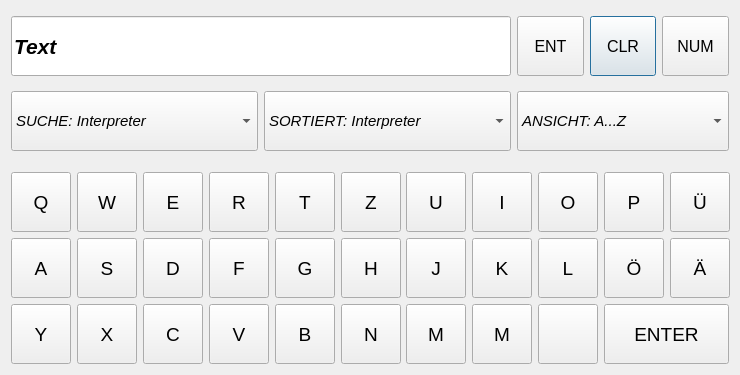
<?xml version="1.0" encoding="UTF-8"?>
<ui version="4.0">
 <class>Keyboard</class>
 <widget class="QDialog" name="Keyboard">
  <property name="geometry">
   <rect>
    <x>0</x>
    <y>0</y>
    <width>740</width>
    <height>375</height>
   </rect>
  </property>
  <property name="sizePolicy">
   <sizepolicy hsizetype="Fixed" vsizetype="Fixed">
    <horstretch>0</horstretch>
    <verstretch>0</verstretch>
   </sizepolicy>
  </property>
  <property name="minimumSize">
   <size>
    <width>740</width>
    <height>375</height>
   </size>
  </property>
  <property name="maximumSize">
   <size>
    <width>16777214</width>
    <height>16777215</height>
   </size>
  </property>
  <property name="sizeIncrement">
   <size>
    <width>0</width>
    <height>10</height>
   </size>
  </property>
  <property name="baseSize">
   <size>
    <width>100</width>
    <height>100</height>
   </size>
  </property>
  <property name="mouseTracking">
   <bool>true</bool>
  </property>
  <property name="tabletTracking">
   <bool>true</bool>
  </property>
  <property name="focusPolicy">
   <enum>Qt::StrongFocus</enum>
  </property>
  <property name="contextMenuPolicy">
   <enum>Qt::NoContextMenu</enum>
  </property>
  <property name="windowTitle">
   <string>Tastatur</string>
  </property>
  <property name="autoFillBackground">
   <bool>false</bool>
  </property>
  <property name="sizeGripEnabled">
   <bool>false</bool>
  </property>
  <layout class="QGridLayout" name="gridLayout_3">
   <item row="0" column="0">
    <layout class="QGridLayout" name="gridLayout_2">
     <property name="topMargin">
      <number>5</number>
     </property>
     <property name="bottomMargin">
      <number>15</number>
     </property>
     <property name="horizontalSpacing">
      <number>6</number>
     </property>
     <property name="verticalSpacing">
      <number>15</number>
     </property>
     <item row="0" column="3">
      <widget class="QPushButton" name="pushButton_2">
       <property name="sizePolicy">
        <sizepolicy hsizetype="Fixed" vsizetype="Fixed">
         <horstretch>0</horstretch>
         <verstretch>0</verstretch>
        </sizepolicy>
       </property>
       <property name="minimumSize">
        <size>
         <width>60</width>
         <height>60</height>
        </size>
       </property>
       <property name="baseSize">
        <size>
         <width>40</width>
         <height>40</height>
        </size>
       </property>
       <property name="font">
        <font>
         <pointsize>12</pointsize>
        </font>
       </property>
       <property name="text">
        <string>CLR</string>
       </property>
      </widget>
     </item>
     <item row="0" column="0" colspan="2">
      <widget class="QLineEdit" name="lineEdit">
       <property name="sizePolicy">
        <sizepolicy hsizetype="Expanding" vsizetype="Fixed">
         <horstretch>0</horstretch>
         <verstretch>0</verstretch>
        </sizepolicy>
       </property>
       <property name="minimumSize">
        <size>
         <width>500</width>
         <height>60</height>
        </size>
       </property>
       <property name="font">
        <font>
         <pointsize>16</pointsize>
         <weight>75</weight>
         <italic>true</italic>
         <bold>true</bold>
        </font>
       </property>
       <property name="text">
        <string>Text</string>
       </property>
      </widget>
     </item>
     <item row="0" column="2">
      <widget class="QPushButton" name="pushButton">
       <property name="sizePolicy">
        <sizepolicy hsizetype="Fixed" vsizetype="Fixed">
         <horstretch>0</horstretch>
         <verstretch>0</verstretch>
        </sizepolicy>
       </property>
       <property name="minimumSize">
        <size>
         <width>60</width>
         <height>60</height>
        </size>
       </property>
       <property name="baseSize">
        <size>
         <width>40</width>
         <height>40</height>
        </size>
       </property>
       <property name="font">
        <font>
         <pointsize>12</pointsize>
        </font>
       </property>
       <property name="text">
        <string>ENT</string>
       </property>
      </widget>
     </item>
     <item row="0" column="4">
      <widget class="QPushButton" name="pushButton_35">
       <property name="sizePolicy">
        <sizepolicy hsizetype="Fixed" vsizetype="Fixed">
         <horstretch>0</horstretch>
         <verstretch>0</verstretch>
        </sizepolicy>
       </property>
       <property name="minimumSize">
        <size>
         <width>60</width>
         <height>60</height>
        </size>
       </property>
       <property name="baseSize">
        <size>
         <width>40</width>
         <height>40</height>
        </size>
       </property>
       <property name="font">
        <font>
         <pointsize>12</pointsize>
        </font>
       </property>
       <property name="text">
        <string>NUM</string>
       </property>
      </widget>
     </item>
     <item row="1" column="0">
      <widget class="QComboBox" name="comboBox">
       <property name="sizePolicy">
        <sizepolicy hsizetype="Expanding" vsizetype="Fixed">
         <horstretch>0</horstretch>
         <verstretch>0</verstretch>
        </sizepolicy>
       </property>
       <property name="minimumSize">
        <size>
         <width>180</width>
         <height>60</height>
        </size>
       </property>
       <property name="font">
        <font>
         <pointsize>11</pointsize>
         <italic>true</italic>
        </font>
       </property>
       <item>
        <property name="text">
         <string>SUCHE: Interpreter</string>
        </property>
       </item>
       <item>
        <property name="text">
         <string>SUCHE: Album</string>
        </property>
       </item>
       <item>
        <property name="text">
         <string>SUCHE: Genre</string>
        </property>
       </item>
       <item>
        <property name="text">
         <string>SUCHE: Jahr</string>
        </property>
       </item>
       <item>
        <property name="text">
         <string>SUCHE: Import</string>
        </property>
       </item>
      </widget>
     </item>
     <item row="1" column="1">
      <widget class="QComboBox" name="comboBox_2">
       <property name="sizePolicy">
        <sizepolicy hsizetype="Expanding" vsizetype="Fixed">
         <horstretch>0</horstretch>
         <verstretch>0</verstretch>
        </sizepolicy>
       </property>
       <property name="minimumSize">
        <size>
         <width>180</width>
         <height>60</height>
        </size>
       </property>
       <property name="font">
        <font>
         <pointsize>11</pointsize>
         <italic>true</italic>
        </font>
       </property>
       <item>
        <property name="text">
         <string>SORTIERT: Interpreter</string>
        </property>
       </item>
       <item>
        <property name="text">
         <string>SORTIERT: Album</string>
        </property>
       </item>
       <item>
        <property name="text">
         <string>SORTIERT: Genre</string>
        </property>
       </item>
       <item>
        <property name="text">
         <string>SORTIERT: Jahr</string>
        </property>
       </item>
       <item>
        <property name="text">
         <string>SORTIERT: Import</string>
        </property>
       </item>
       <item>
        <property name="text">
         <string>SORTIERT: Zufällig</string>
        </property>
       </item>
      </widget>
     </item>
     <item row="1" column="2" colspan="3">
      <widget class="QComboBox" name="comboBox_3">
       <property name="sizePolicy">
        <sizepolicy hsizetype="Expanding" vsizetype="Fixed">
         <horstretch>0</horstretch>
         <verstretch>0</verstretch>
        </sizepolicy>
       </property>
       <property name="minimumSize">
        <size>
         <width>40</width>
         <height>60</height>
        </size>
       </property>
       <property name="baseSize">
        <size>
         <width>90</width>
         <height>40</height>
        </size>
       </property>
       <property name="font">
        <font>
         <pointsize>11</pointsize>
         <italic>true</italic>
        </font>
       </property>
       <item>
        <property name="text">
         <string>ANSICHT: A...Z</string>
        </property>
       </item>
       <item>
        <property name="text">
         <string>ANSICHT: Z...A</string>
        </property>
       </item>
      </widget>
     </item>
    </layout>
   </item>
   <item row="1" column="0">
    <layout class="QGridLayout" name="gridLayout">
     <item row="1" column="10">
      <widget class="QPushButton" name="pushButton_24">
       <property name="sizePolicy">
        <sizepolicy hsizetype="Expanding" vsizetype="Expanding">
         <horstretch>0</horstretch>
         <verstretch>0</verstretch>
        </sizepolicy>
       </property>
       <property name="minimumSize">
        <size>
         <width>60</width>
         <height>60</height>
        </size>
       </property>
       <property name="baseSize">
        <size>
         <width>40</width>
         <height>40</height>
        </size>
       </property>
       <property name="font">
        <font>
         <pointsize>14</pointsize>
        </font>
       </property>
       <property name="text">
        <string>Ä</string>
       </property>
      </widget>
     </item>
     <item row="0" column="9">
      <widget class="QPushButton" name="pushButton_12">
       <property name="sizePolicy">
        <sizepolicy hsizetype="Expanding" vsizetype="Expanding">
         <horstretch>0</horstretch>
         <verstretch>0</verstretch>
        </sizepolicy>
       </property>
       <property name="minimumSize">
        <size>
         <width>60</width>
         <height>60</height>
        </size>
       </property>
       <property name="baseSize">
        <size>
         <width>40</width>
         <height>40</height>
        </size>
       </property>
       <property name="font">
        <font>
         <pointsize>14</pointsize>
        </font>
       </property>
       <property name="text">
        <string>P</string>
       </property>
      </widget>
     </item>
     <item row="2" column="3">
      <widget class="QPushButton" name="pushButton_28">
       <property name="sizePolicy">
        <sizepolicy hsizetype="Expanding" vsizetype="Expanding">
         <horstretch>0</horstretch>
         <verstretch>0</verstretch>
        </sizepolicy>
       </property>
       <property name="minimumSize">
        <size>
         <width>60</width>
         <height>60</height>
        </size>
       </property>
       <property name="baseSize">
        <size>
         <width>40</width>
         <height>40</height>
        </size>
       </property>
       <property name="font">
        <font>
         <pointsize>14</pointsize>
        </font>
       </property>
       <property name="text">
        <string>V</string>
       </property>
      </widget>
     </item>
     <item row="2" column="2">
      <widget class="QPushButton" name="pushButton_27">
       <property name="sizePolicy">
        <sizepolicy hsizetype="Expanding" vsizetype="Expanding">
         <horstretch>0</horstretch>
         <verstretch>0</verstretch>
        </sizepolicy>
       </property>
       <property name="minimumSize">
        <size>
         <width>60</width>
         <height>60</height>
        </size>
       </property>
       <property name="baseSize">
        <size>
         <width>40</width>
         <height>40</height>
        </size>
       </property>
       <property name="font">
        <font>
         <pointsize>14</pointsize>
        </font>
       </property>
       <property name="text">
        <string>C</string>
       </property>
      </widget>
     </item>
     <item row="1" column="3">
      <widget class="QPushButton" name="pushButton_17">
       <property name="sizePolicy">
        <sizepolicy hsizetype="Expanding" vsizetype="Expanding">
         <horstretch>0</horstretch>
         <verstretch>0</verstretch>
        </sizepolicy>
       </property>
       <property name="minimumSize">
        <size>
         <width>60</width>
         <height>60</height>
        </size>
       </property>
       <property name="baseSize">
        <size>
         <width>40</width>
         <height>40</height>
        </size>
       </property>
       <property name="font">
        <font>
         <pointsize>14</pointsize>
        </font>
       </property>
       <property name="text">
        <string>F</string>
       </property>
      </widget>
     </item>
     <item row="2" column="0">
      <widget class="QPushButton" name="pushButton_25">
       <property name="sizePolicy">
        <sizepolicy hsizetype="Expanding" vsizetype="Expanding">
         <horstretch>0</horstretch>
         <verstretch>0</verstretch>
        </sizepolicy>
       </property>
       <property name="minimumSize">
        <size>
         <width>60</width>
         <height>60</height>
        </size>
       </property>
       <property name="baseSize">
        <size>
         <width>40</width>
         <height>40</height>
        </size>
       </property>
       <property name="font">
        <font>
         <pointsize>14</pointsize>
        </font>
       </property>
       <property name="text">
        <string>Y</string>
       </property>
      </widget>
     </item>
     <item row="2" column="4">
      <widget class="QPushButton" name="pushButton_29">
       <property name="sizePolicy">
        <sizepolicy hsizetype="Expanding" vsizetype="Expanding">
         <horstretch>0</horstretch>
         <verstretch>0</verstretch>
        </sizepolicy>
       </property>
       <property name="minimumSize">
        <size>
         <width>60</width>
         <height>60</height>
        </size>
       </property>
       <property name="baseSize">
        <size>
         <width>40</width>
         <height>40</height>
        </size>
       </property>
       <property name="font">
        <font>
         <pointsize>14</pointsize>
        </font>
       </property>
       <property name="text">
        <string>B</string>
       </property>
      </widget>
     </item>
     <item row="2" column="5">
      <widget class="QPushButton" name="pushButton_30">
       <property name="sizePolicy">
        <sizepolicy hsizetype="Expanding" vsizetype="Expanding">
         <horstretch>0</horstretch>
         <verstretch>0</verstretch>
        </sizepolicy>
       </property>
       <property name="minimumSize">
        <size>
         <width>60</width>
         <height>60</height>
        </size>
       </property>
       <property name="baseSize">
        <size>
         <width>40</width>
         <height>40</height>
        </size>
       </property>
       <property name="font">
        <font>
         <pointsize>14</pointsize>
        </font>
       </property>
       <property name="text">
        <string>N</string>
       </property>
      </widget>
     </item>
     <item row="0" column="4">
      <widget class="QPushButton" name="pushButton_7">
       <property name="sizePolicy">
        <sizepolicy hsizetype="Expanding" vsizetype="Expanding">
         <horstretch>0</horstretch>
         <verstretch>0</verstretch>
        </sizepolicy>
       </property>
       <property name="minimumSize">
        <size>
         <width>60</width>
         <height>60</height>
        </size>
       </property>
       <property name="baseSize">
        <size>
         <width>40</width>
         <height>40</height>
        </size>
       </property>
       <property name="font">
        <font>
         <pointsize>14</pointsize>
        </font>
       </property>
       <property name="text">
        <string>T</string>
       </property>
      </widget>
     </item>
     <item row="0" column="1">
      <widget class="QPushButton" name="pushButton_4">
       <property name="sizePolicy">
        <sizepolicy hsizetype="Expanding" vsizetype="Expanding">
         <horstretch>0</horstretch>
         <verstretch>0</verstretch>
        </sizepolicy>
       </property>
       <property name="minimumSize">
        <size>
         <width>60</width>
         <height>60</height>
        </size>
       </property>
       <property name="baseSize">
        <size>
         <width>40</width>
         <height>40</height>
        </size>
       </property>
       <property name="font">
        <font>
         <pointsize>14</pointsize>
        </font>
       </property>
       <property name="text">
        <string>W</string>
       </property>
      </widget>
     </item>
     <item row="1" column="9">
      <widget class="QPushButton" name="pushButton_23">
       <property name="sizePolicy">
        <sizepolicy hsizetype="Expanding" vsizetype="Expanding">
         <horstretch>0</horstretch>
         <verstretch>0</verstretch>
        </sizepolicy>
       </property>
       <property name="minimumSize">
        <size>
         <width>60</width>
         <height>60</height>
        </size>
       </property>
       <property name="baseSize">
        <size>
         <width>40</width>
         <height>40</height>
        </size>
       </property>
       <property name="font">
        <font>
         <pointsize>14</pointsize>
        </font>
       </property>
       <property name="text">
        <string>Ö</string>
       </property>
      </widget>
     </item>
     <item row="0" column="8">
      <widget class="QPushButton" name="pushButton_11">
       <property name="sizePolicy">
        <sizepolicy hsizetype="Expanding" vsizetype="Expanding">
         <horstretch>0</horstretch>
         <verstretch>0</verstretch>
        </sizepolicy>
       </property>
       <property name="minimumSize">
        <size>
         <width>60</width>
         <height>60</height>
        </size>
       </property>
       <property name="baseSize">
        <size>
         <width>40</width>
         <height>40</height>
        </size>
       </property>
       <property name="font">
        <font>
         <pointsize>14</pointsize>
        </font>
       </property>
       <property name="text">
        <string>O</string>
       </property>
      </widget>
     </item>
     <item row="1" column="1">
      <widget class="QPushButton" name="pushButton_15">
       <property name="sizePolicy">
        <sizepolicy hsizetype="Expanding" vsizetype="Expanding">
         <horstretch>0</horstretch>
         <verstretch>0</verstretch>
        </sizepolicy>
       </property>
       <property name="minimumSize">
        <size>
         <width>60</width>
         <height>60</height>
        </size>
       </property>
       <property name="baseSize">
        <size>
         <width>40</width>
         <height>40</height>
        </size>
       </property>
       <property name="font">
        <font>
         <pointsize>14</pointsize>
        </font>
       </property>
       <property name="text">
        <string>S</string>
       </property>
      </widget>
     </item>
     <item row="0" column="5">
      <widget class="QPushButton" name="pushButton_8">
       <property name="sizePolicy">
        <sizepolicy hsizetype="Expanding" vsizetype="Expanding">
         <horstretch>0</horstretch>
         <verstretch>0</verstretch>
        </sizepolicy>
       </property>
       <property name="minimumSize">
        <size>
         <width>60</width>
         <height>60</height>
        </size>
       </property>
       <property name="baseSize">
        <size>
         <width>40</width>
         <height>40</height>
        </size>
       </property>
       <property name="font">
        <font>
         <pointsize>14</pointsize>
        </font>
       </property>
       <property name="text">
        <string>Z</string>
       </property>
      </widget>
     </item>
     <item row="2" column="7">
      <widget class="QPushButton" name="pushButton_32">
       <property name="sizePolicy">
        <sizepolicy hsizetype="Expanding" vsizetype="Expanding">
         <horstretch>0</horstretch>
         <verstretch>0</verstretch>
        </sizepolicy>
       </property>
       <property name="minimumSize">
        <size>
         <width>60</width>
         <height>60</height>
        </size>
       </property>
       <property name="baseSize">
        <size>
         <width>40</width>
         <height>40</height>
        </size>
       </property>
       <property name="font">
        <font>
         <pointsize>14</pointsize>
        </font>
       </property>
       <property name="text">
        <string>M</string>
       </property>
      </widget>
     </item>
     <item row="1" column="2">
      <widget class="QPushButton" name="pushButton_16">
       <property name="sizePolicy">
        <sizepolicy hsizetype="Expanding" vsizetype="Expanding">
         <horstretch>0</horstretch>
         <verstretch>0</verstretch>
        </sizepolicy>
       </property>
       <property name="minimumSize">
        <size>
         <width>60</width>
         <height>60</height>
        </size>
       </property>
       <property name="baseSize">
        <size>
         <width>40</width>
         <height>40</height>
        </size>
       </property>
       <property name="font">
        <font>
         <pointsize>14</pointsize>
        </font>
       </property>
       <property name="text">
        <string>D</string>
       </property>
      </widget>
     </item>
     <item row="1" column="8">
      <widget class="QPushButton" name="pushButton_22">
       <property name="sizePolicy">
        <sizepolicy hsizetype="Expanding" vsizetype="Expanding">
         <horstretch>0</horstretch>
         <verstretch>0</verstretch>
        </sizepolicy>
       </property>
       <property name="minimumSize">
        <size>
         <width>60</width>
         <height>60</height>
        </size>
       </property>
       <property name="baseSize">
        <size>
         <width>40</width>
         <height>40</height>
        </size>
       </property>
       <property name="font">
        <font>
         <pointsize>14</pointsize>
        </font>
       </property>
       <property name="text">
        <string>L</string>
       </property>
      </widget>
     </item>
     <item row="1" column="5">
      <widget class="QPushButton" name="pushButton_19">
       <property name="sizePolicy">
        <sizepolicy hsizetype="Expanding" vsizetype="Expanding">
         <horstretch>0</horstretch>
         <verstretch>0</verstretch>
        </sizepolicy>
       </property>
       <property name="minimumSize">
        <size>
         <width>60</width>
         <height>60</height>
        </size>
       </property>
       <property name="baseSize">
        <size>
         <width>40</width>
         <height>40</height>
        </size>
       </property>
       <property name="font">
        <font>
         <pointsize>14</pointsize>
        </font>
       </property>
       <property name="text">
        <string>H</string>
       </property>
      </widget>
     </item>
     <item row="0" column="7">
      <widget class="QPushButton" name="pushButton_10">
       <property name="sizePolicy">
        <sizepolicy hsizetype="Expanding" vsizetype="Expanding">
         <horstretch>0</horstretch>
         <verstretch>0</verstretch>
        </sizepolicy>
       </property>
       <property name="minimumSize">
        <size>
         <width>60</width>
         <height>60</height>
        </size>
       </property>
       <property name="baseSize">
        <size>
         <width>40</width>
         <height>40</height>
        </size>
       </property>
       <property name="font">
        <font>
         <pointsize>14</pointsize>
        </font>
       </property>
       <property name="text">
        <string>I</string>
       </property>
      </widget>
     </item>
     <item row="1" column="4">
      <widget class="QPushButton" name="pushButton_18">
       <property name="sizePolicy">
        <sizepolicy hsizetype="Expanding" vsizetype="Expanding">
         <horstretch>0</horstretch>
         <verstretch>0</verstretch>
        </sizepolicy>
       </property>
       <property name="minimumSize">
        <size>
         <width>60</width>
         <height>60</height>
        </size>
       </property>
       <property name="baseSize">
        <size>
         <width>40</width>
         <height>40</height>
        </size>
       </property>
       <property name="font">
        <font>
         <pointsize>14</pointsize>
        </font>
       </property>
       <property name="text">
        <string>G</string>
       </property>
      </widget>
     </item>
     <item row="0" column="3">
      <widget class="QPushButton" name="pushButton_6">
       <property name="sizePolicy">
        <sizepolicy hsizetype="Expanding" vsizetype="Expanding">
         <horstretch>0</horstretch>
         <verstretch>0</verstretch>
        </sizepolicy>
       </property>
       <property name="minimumSize">
        <size>
         <width>60</width>
         <height>60</height>
        </size>
       </property>
       <property name="baseSize">
        <size>
         <width>40</width>
         <height>40</height>
        </size>
       </property>
       <property name="font">
        <font>
         <pointsize>14</pointsize>
        </font>
       </property>
       <property name="text">
        <string>R</string>
       </property>
      </widget>
     </item>
     <item row="1" column="0">
      <widget class="QPushButton" name="pushButton_14">
       <property name="sizePolicy">
        <sizepolicy hsizetype="Expanding" vsizetype="Expanding">
         <horstretch>0</horstretch>
         <verstretch>0</verstretch>
        </sizepolicy>
       </property>
       <property name="minimumSize">
        <size>
         <width>60</width>
         <height>60</height>
        </size>
       </property>
       <property name="baseSize">
        <size>
         <width>40</width>
         <height>40</height>
        </size>
       </property>
       <property name="font">
        <font>
         <pointsize>14</pointsize>
        </font>
       </property>
       <property name="text">
        <string>A</string>
       </property>
      </widget>
     </item>
     <item row="2" column="8">
      <widget class="QPushButton" name="pushButton_33">
       <property name="sizePolicy">
        <sizepolicy hsizetype="Expanding" vsizetype="Expanding">
         <horstretch>0</horstretch>
         <verstretch>0</verstretch>
        </sizepolicy>
       </property>
       <property name="minimumSize">
        <size>
         <width>60</width>
         <height>60</height>
        </size>
       </property>
       <property name="baseSize">
        <size>
         <width>40</width>
         <height>40</height>
        </size>
       </property>
       <property name="font">
        <font>
         <pointsize>14</pointsize>
        </font>
       </property>
       <property name="text">
        <string/>
       </property>
      </widget>
     </item>
     <item row="2" column="9" colspan="2">
      <widget class="QPushButton" name="pushButton_34">
       <property name="sizePolicy">
        <sizepolicy hsizetype="Expanding" vsizetype="Expanding">
         <horstretch>0</horstretch>
         <verstretch>0</verstretch>
        </sizepolicy>
       </property>
       <property name="minimumSize">
        <size>
         <width>125</width>
         <height>60</height>
        </size>
       </property>
       <property name="baseSize">
        <size>
         <width>40</width>
         <height>40</height>
        </size>
       </property>
       <property name="font">
        <font>
         <pointsize>14</pointsize>
        </font>
       </property>
       <property name="text">
        <string>ENTER</string>
       </property>
      </widget>
     </item>
     <item row="1" column="7">
      <widget class="QPushButton" name="pushButton_21">
       <property name="sizePolicy">
        <sizepolicy hsizetype="Expanding" vsizetype="Expanding">
         <horstretch>0</horstretch>
         <verstretch>0</verstretch>
        </sizepolicy>
       </property>
       <property name="minimumSize">
        <size>
         <width>60</width>
         <height>60</height>
        </size>
       </property>
       <property name="baseSize">
        <size>
         <width>40</width>
         <height>40</height>
        </size>
       </property>
       <property name="font">
        <font>
         <pointsize>14</pointsize>
        </font>
       </property>
       <property name="text">
        <string>K</string>
       </property>
      </widget>
     </item>
     <item row="0" column="10">
      <widget class="QPushButton" name="pushButton_13">
       <property name="sizePolicy">
        <sizepolicy hsizetype="Expanding" vsizetype="Expanding">
         <horstretch>0</horstretch>
         <verstretch>0</verstretch>
        </sizepolicy>
       </property>
       <property name="minimumSize">
        <size>
         <width>60</width>
         <height>60</height>
        </size>
       </property>
       <property name="baseSize">
        <size>
         <width>40</width>
         <height>40</height>
        </size>
       </property>
       <property name="font">
        <font>
         <pointsize>14</pointsize>
        </font>
       </property>
       <property name="text">
        <string>Ü</string>
       </property>
      </widget>
     </item>
     <item row="2" column="1">
      <widget class="QPushButton" name="pushButton_26">
       <property name="sizePolicy">
        <sizepolicy hsizetype="Expanding" vsizetype="Expanding">
         <horstretch>0</horstretch>
         <verstretch>0</verstretch>
        </sizepolicy>
       </property>
       <property name="minimumSize">
        <size>
         <width>60</width>
         <height>60</height>
        </size>
       </property>
       <property name="baseSize">
        <size>
         <width>40</width>
         <height>40</height>
        </size>
       </property>
       <property name="font">
        <font>
         <pointsize>14</pointsize>
        </font>
       </property>
       <property name="text">
        <string>X</string>
       </property>
      </widget>
     </item>
     <item row="0" column="0">
      <widget class="QPushButton" name="pushButton_3">
       <property name="sizePolicy">
        <sizepolicy hsizetype="Expanding" vsizetype="Expanding">
         <horstretch>0</horstretch>
         <verstretch>0</verstretch>
        </sizepolicy>
       </property>
       <property name="minimumSize">
        <size>
         <width>60</width>
         <height>60</height>
        </size>
       </property>
       <property name="baseSize">
        <size>
         <width>40</width>
         <height>40</height>
        </size>
       </property>
       <property name="font">
        <font>
         <pointsize>14</pointsize>
        </font>
       </property>
       <property name="text">
        <string>Q</string>
       </property>
      </widget>
     </item>
     <item row="0" column="2">
      <widget class="QPushButton" name="pushButton_5">
       <property name="sizePolicy">
        <sizepolicy hsizetype="Expanding" vsizetype="Expanding">
         <horstretch>0</horstretch>
         <verstretch>0</verstretch>
        </sizepolicy>
       </property>
       <property name="minimumSize">
        <size>
         <width>60</width>
         <height>60</height>
        </size>
       </property>
       <property name="baseSize">
        <size>
         <width>40</width>
         <height>40</height>
        </size>
       </property>
       <property name="font">
        <font>
         <pointsize>14</pointsize>
        </font>
       </property>
       <property name="text">
        <string>E</string>
       </property>
      </widget>
     </item>
     <item row="2" column="6">
      <widget class="QPushButton" name="pushButton_31">
       <property name="sizePolicy">
        <sizepolicy hsizetype="Expanding" vsizetype="Expanding">
         <horstretch>0</horstretch>
         <verstretch>0</verstretch>
        </sizepolicy>
       </property>
       <property name="minimumSize">
        <size>
         <width>60</width>
         <height>60</height>
        </size>
       </property>
       <property name="baseSize">
        <size>
         <width>40</width>
         <height>40</height>
        </size>
       </property>
       <property name="font">
        <font>
         <pointsize>14</pointsize>
        </font>
       </property>
       <property name="text">
        <string>M</string>
       </property>
      </widget>
     </item>
     <item row="0" column="6">
      <widget class="QPushButton" name="pushButton_9">
       <property name="sizePolicy">
        <sizepolicy hsizetype="Expanding" vsizetype="Expanding">
         <horstretch>0</horstretch>
         <verstretch>0</verstretch>
        </sizepolicy>
       </property>
       <property name="minimumSize">
        <size>
         <width>60</width>
         <height>60</height>
        </size>
       </property>
       <property name="baseSize">
        <size>
         <width>40</width>
         <height>40</height>
        </size>
       </property>
       <property name="font">
        <font>
         <pointsize>14</pointsize>
        </font>
       </property>
       <property name="text">
        <string>U</string>
       </property>
      </widget>
     </item>
     <item row="1" column="6">
      <widget class="QPushButton" name="pushButton_20">
       <property name="sizePolicy">
        <sizepolicy hsizetype="Expanding" vsizetype="Expanding">
         <horstretch>0</horstretch>
         <verstretch>0</verstretch>
        </sizepolicy>
       </property>
       <property name="minimumSize">
        <size>
         <width>60</width>
         <height>60</height>
        </size>
       </property>
       <property name="baseSize">
        <size>
         <width>40</width>
         <height>40</height>
        </size>
       </property>
       <property name="font">
        <font>
         <pointsize>14</pointsize>
        </font>
       </property>
       <property name="text">
        <string>J</string>
       </property>
      </widget>
     </item>
    </layout>
   </item>
  </layout>
 </widget>
 <resources/>
 <connections/>
</ui>
